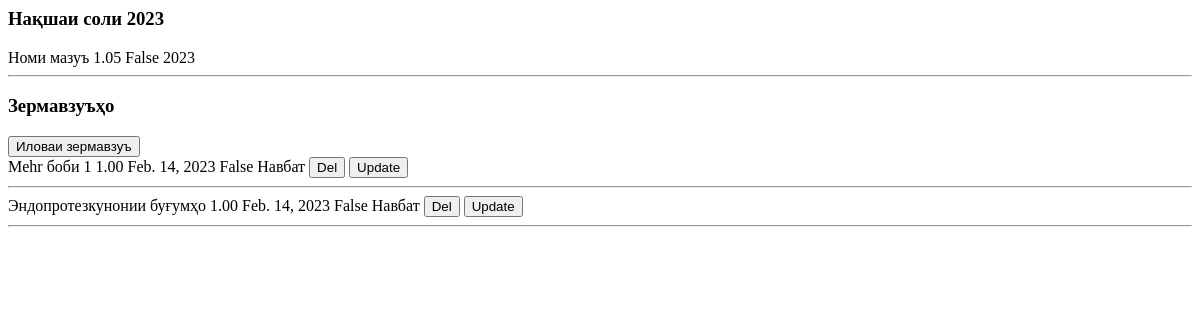
The app's page /project/get/plan (signed in), older data.
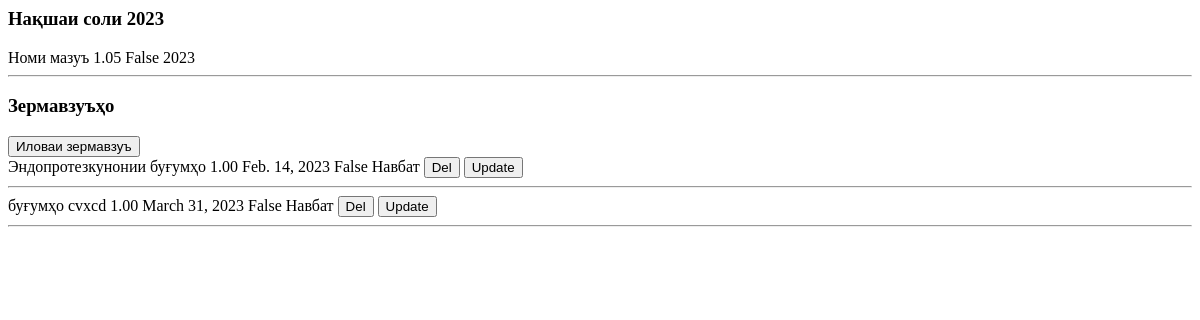
The same page, newer data.
### projects/models.py (models this page shows, shortened)
class Subtopic(models.Model):
    name = models.CharField(max_length=255)
    print_list = models.DecimalField(max_digits=4, decimal_places=2, default=1)
    due_date = models.DateField()
    excepted = models.BooleanField(default=False)
    created_at = models.DateField(auto_now_add=True)
    status = models.ForeignKey(Status, on_delete=models.CASCADE, default=1)
    plan_id = models.ForeignKey(Plan, on_delete=models.CASCADE)
    article_info = models.CharField(max_length=255, null=True, blank=True)
    class Meta:
        ordering = ('due_date',)
        verbose_name = 'Боб'
        verbose_name_plural = 'Бобҳо'

### constant/models.py (models this page shows)
class Status(models.Model):
    name = models.CharField(max_length=50)
    def __str__(self):
        return self.name

### projects/views.py (the view)
# urls.py: path('get/plan', views.get_plan, name='get-plan'),
@login_required(login_url="login")
def get_plan(request):
    plan = Plan.objects.filter(user=request.user).filter(year=2023).get()
    subtopics = Subtopic.objects.filter(plan_id=plan)
    return render(request, 'partials/get_plan.html', { 'plan': plan, 'subtopics': subtopics} )

### projects/models.py (called while the page is built)
    def __str__(self):
        return self.name

### templates/partials/get_plan.html
<div><h3>Нақшаи соли  {{plan.year}}</h3>
    {{plan.topic}}
    {{plan.print_list}}
    {{plan.aproved}}
    {{plan.year}}
</div><hr>
<div id = "subtopic">
   <div class="row"> <h3 class="col-3">Зермавзуъҳо</h3>
    <button type="button" class="col-3 my-2" data-bs-toggle="modal" data-bs-target="#modal"
            hx-get="{% url 'add-subtopic' plan.id %}" hx-target="#dialog">
      Иловаи зермавзуъ
    </button>
   </div>
    {% for subtopic in subtopics%}
    <div id="st{{subtopic.id}}">
        {{subtopic.name}}
        {{subtopic.print_list}}
        {{subtopic.due_date}}
        {{subtopic.excepted}}
        {{subtopic.status}}
        <button type="button" class="my-2"  hx-get="{% url 'del-subtopic' subtopic.id %}" hx-confirm="Мутмаинед?"
               hx-target="#st{{subtopic.id}}" hx-swap="outerHTML">Del </button>
        <button type="button" class="my-2"  data-bs-toggle="modal" data-bs-target="#modal"
                hx-get="{% url 'update-subtopic' subtopic.id %}"  hx-target="#dialog">
           Update </button>
        <hr>
    </div>
    {%endfor%}
</div>

Row changes from the older to the newer data that the page shows:
removed Subtopic: name "Mehr боби 1", print_list "1.00", due_date "Feb. 14, 2023", excepted "False", status "Навбат"
added Subtopic: name "буғумҳо cvxcd", print_list "1.00", due_date "March 31, 2023", excepted "False", status "Навбат"
